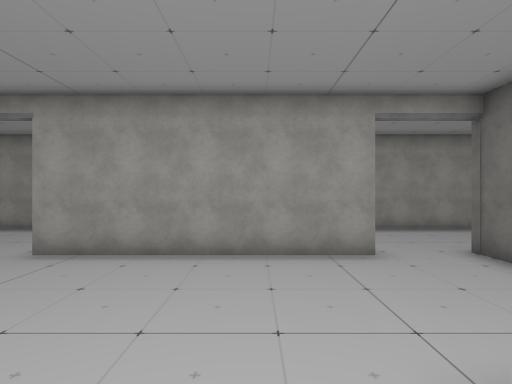
[1] (above)

20 first-person views from a walk through a 3-D level made in the Unity game engine. The camera is 1.5 m above the floor, looks level and sees 80° across. The floor is counted in squares, 2 m on a side. Each view is taken from the middle of a square. On the plan, view 1 faces up. The plan holds only what a view shows up to about 10 squares ahead; the rest is blank. The place goes on beyond the plan. The player is left out. Some surface patterns are stand-ins.

[2]
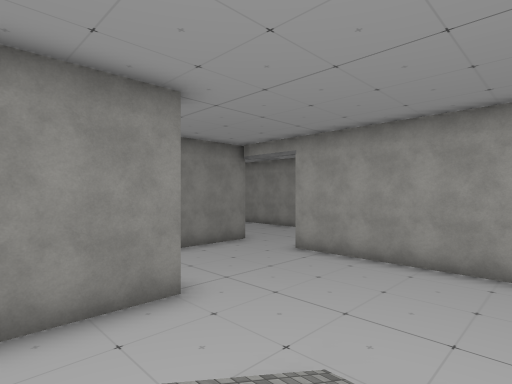

[3]
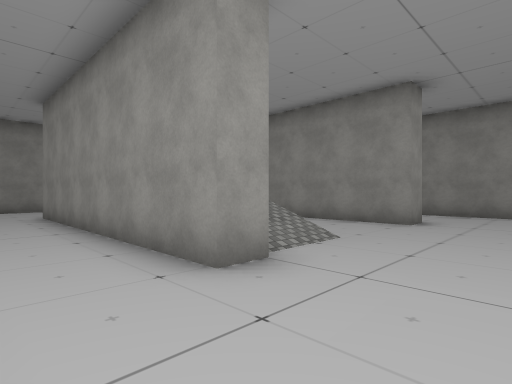

[4]
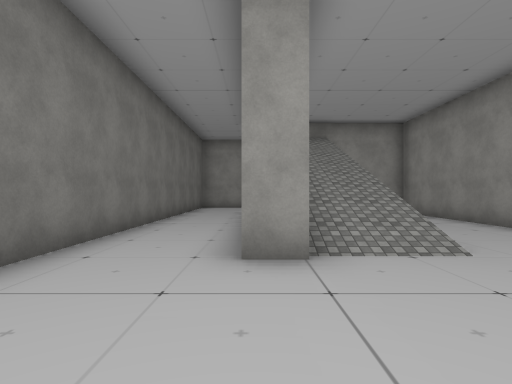

[5]
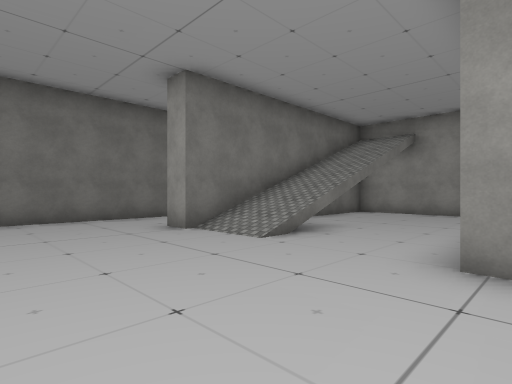

[6]
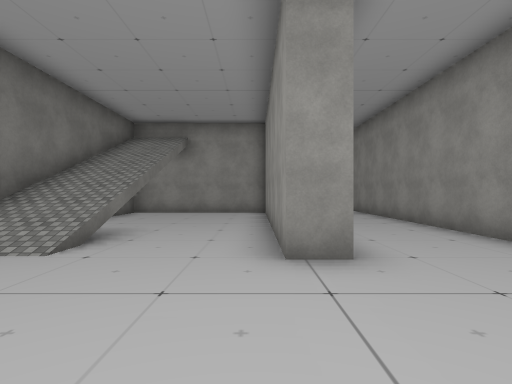

[7]
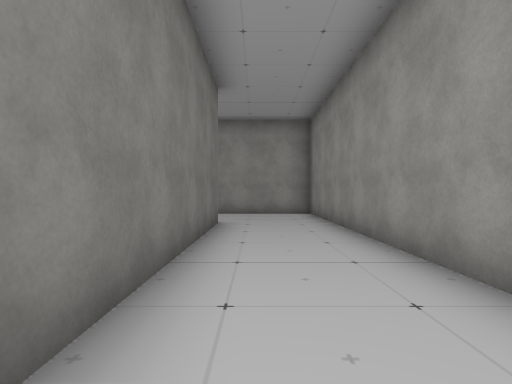

[8]
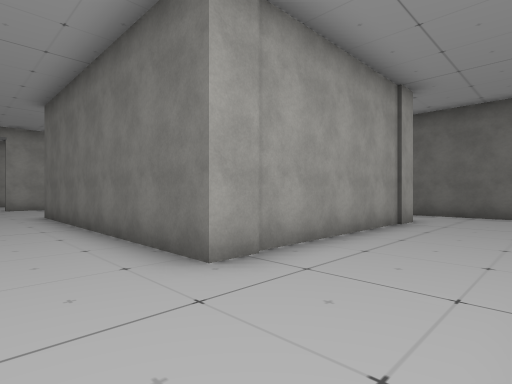

[9]
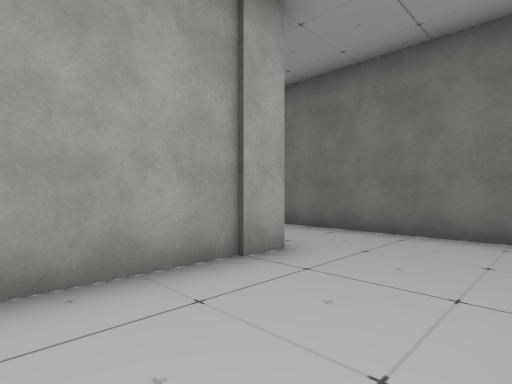

[10]
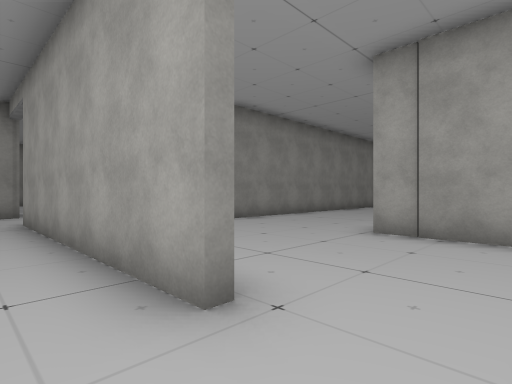

[11]
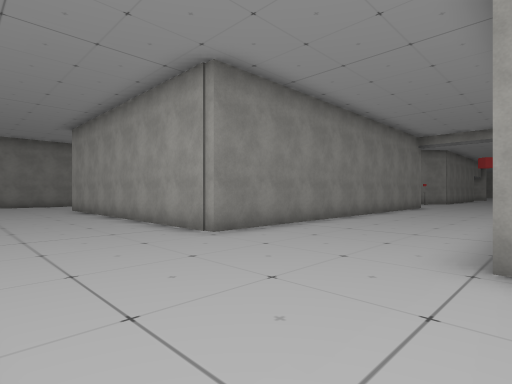

[12]
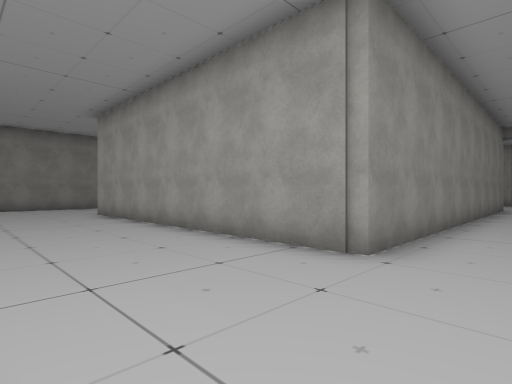

[13]
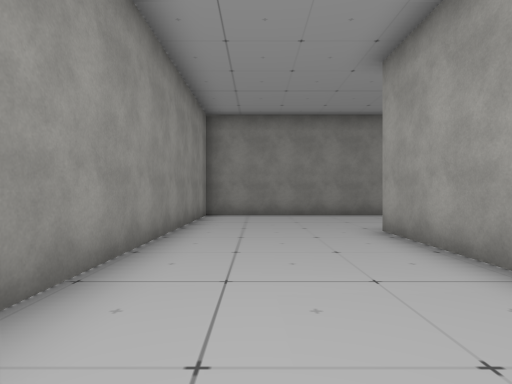

[14]
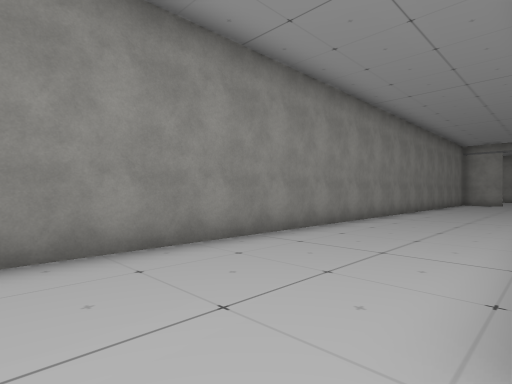

[15]
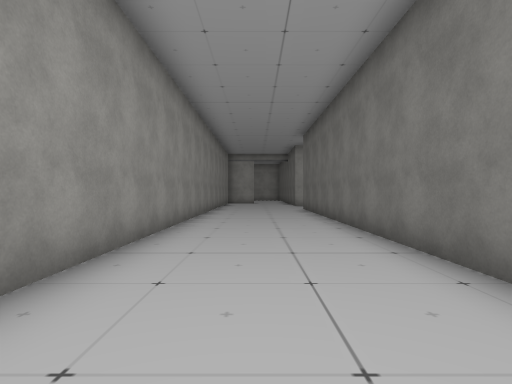

[16]
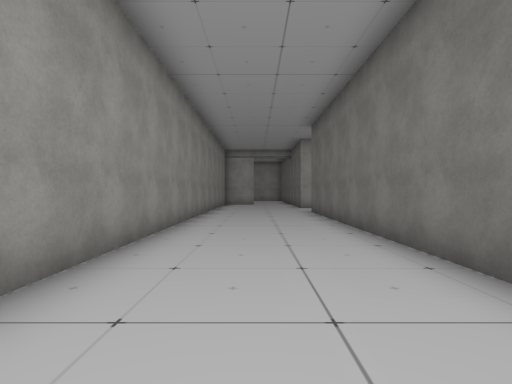

[17]
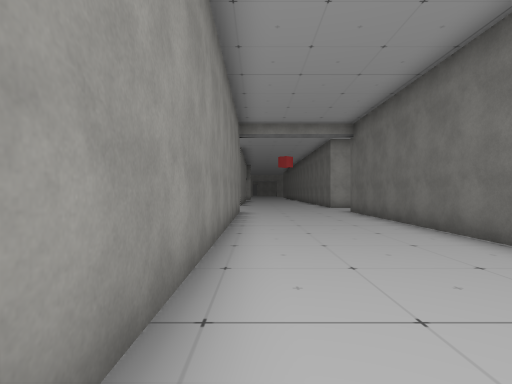

[18]
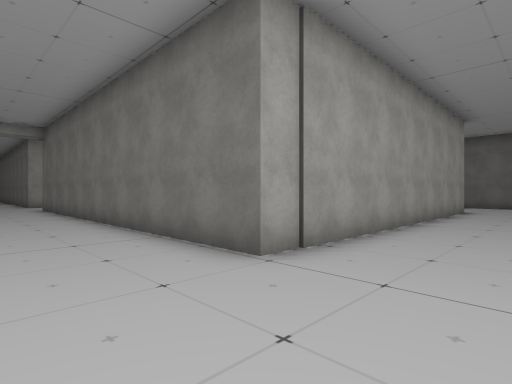

[19]
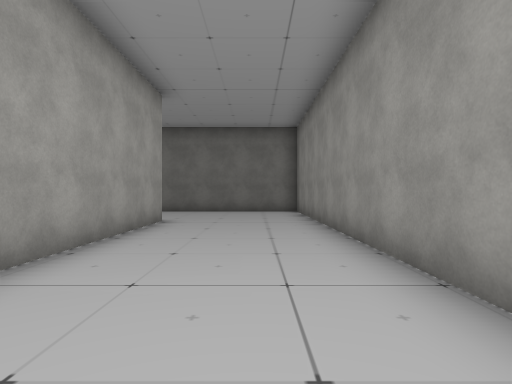

[20]
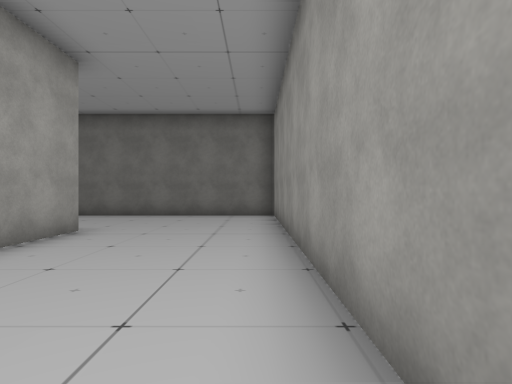

### Floor plan
Points are (right, up) in squares from view 1. A wall is a line through its corners. A room is listed if a view was taken in it or the views show most of it. See-through windows are left out.
Room 1 (views 1, 2, 3, 4, 5, 6, 7, 8, 9, 10)
walls: (1.4, -1.8) (1.4, 1.6) (2.2, 1.6) (2.2, -6.3) (-4.1, -6.3) (-4.1, 1.6) (-3.3, 1.6) (-3.3, -5); (-1.9, -6) (-0.9, -6); (4.6, -8.6) (4.6, 5.5); (2.5, 6.1) (-4.5, 6.1); (-6.9, 5.5) (-6.9, -9)
low walls: (1.6, -1.8) (1.6, -0.8)
ways out: opening at (-5.5, 6) to room 2; opening at (3.5, 6) to room 2
Room 2 (views 11, 12, 13, 14, 15, 16, 17, 18, 19, 20)
walls: (4.6, 5.5) (4.6, 6.5); (5.9, 6.4) (15.4, 6.4); (-6.9, 6.5) (-6.9, 5.5); (-2.6, 21) (-2.6, 10.4) (-11.9, 10.4); (-11.9, 11.4) (-11.9, 21); (12, 10.4) (1.6, 10.4) (1.6, 21); (15.7, 6.4) (15.7, 12.8); (-15.8, 21) (-15.8, 6.4) (-7.9, 6.4)
ways out: opening at (-5.5, 6) to room 1; opening at (3.5, 6) to room 1

Where each view was taken, in squares from view 1:
view 1: 0 up, 0 right, facing up
view 2: 1 down, 1 right, facing up-left
view 3: 4 up, 4 right, facing down-left
view 4: 5 up, 2 right, facing down
view 5: 5 up, 4 left, facing down-right
view 6: 5 up, 3 left, facing down
view 7: 1 up, 5 left, facing down
view 8: 9 down, 6 left, facing up-right
view 9: 9 down, 1 left, facing up-right
view 10: 5 up, 4 right, facing up-left
view 11: 7 up, 2 right, facing up-left
view 12: 7 up, 1 left, facing up-left
view 13: 8 up, 6 left, facing left
view 14: 9 up, 12 left, facing up-left
view 15: 9 up, 14 left, facing up
view 16: 11 up, 14 left, facing up
view 17: 11 up, 2 left, facing up
view 18: 8 up, 1 left, facing up-right
view 19: 8 up, 4 right, facing right
view 20: 7 up, 6 right, facing right
